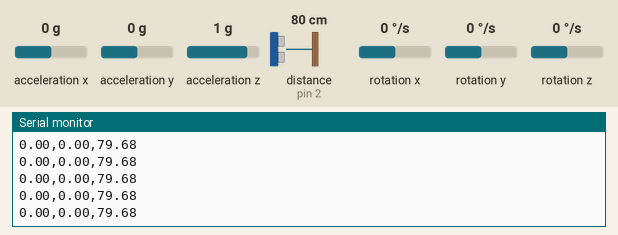
The sketch below on a simulated Arduino Uno, built with avr-gcc and run on an emulated ATmega328P. Shown: the last lines printed to the serial monitor. Wiring (inferred from the names in the program): ultrasonic range finder: trigger pin 13; echo pin 2. The inputs (shaded band) are chosen by the test bench; at power-on: distance to the obstacle (sensor on pin 2) 80 cm, acceleration x 0 g, acceleration y 0 g, acceleration z 1 g, rotation z 0 °/s, rotation x 0 °/s, rotation y 0 °/s. The echo pulse lasts 58.3 µs per cm.

Above: at 4.2 s.
4.3 s: distance to the obstacle (sensor on pin 2) set to 2 cm
At 4.41 s:
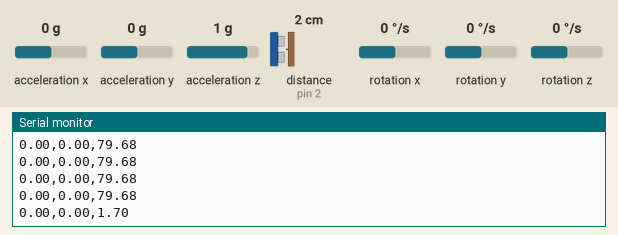
7.3 s: distance to the obstacle (sensor on pin 2) set to 9 cm
At 7.3 s:
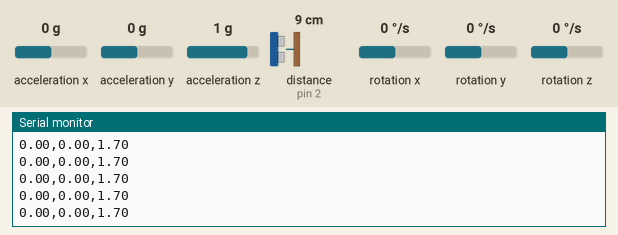
10.3 s: acceleration x set to -1.4 g
At 10.3 s:
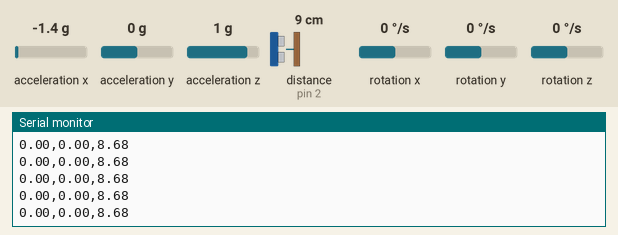
11.8 s: acceleration y set to -1.4 g
At 11.86 s:
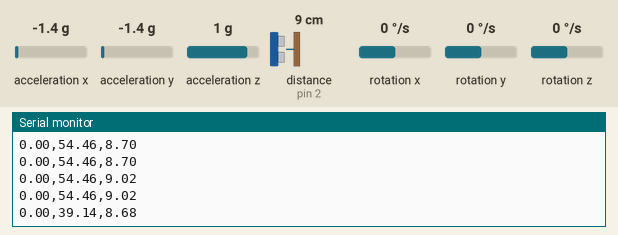
13.3 s: acceleration z set to -1.4 g
At 13.31 s:
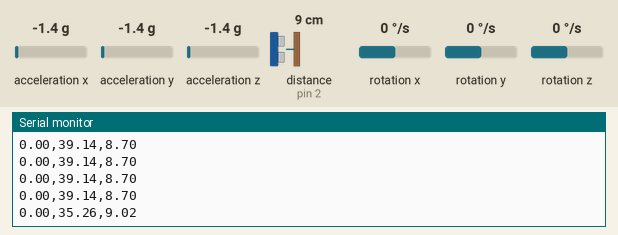
14.8 s: rotation z set to -192 °/s
At 14.87 s:
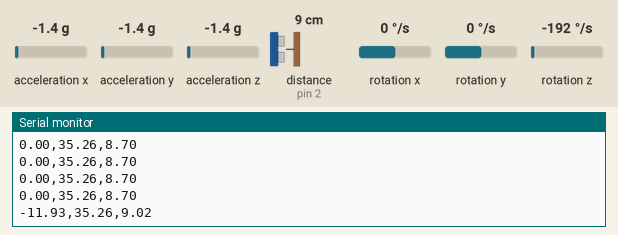
Timing chart, 0 to 17.3 s (numbered marks = the images above; inputs shaded):
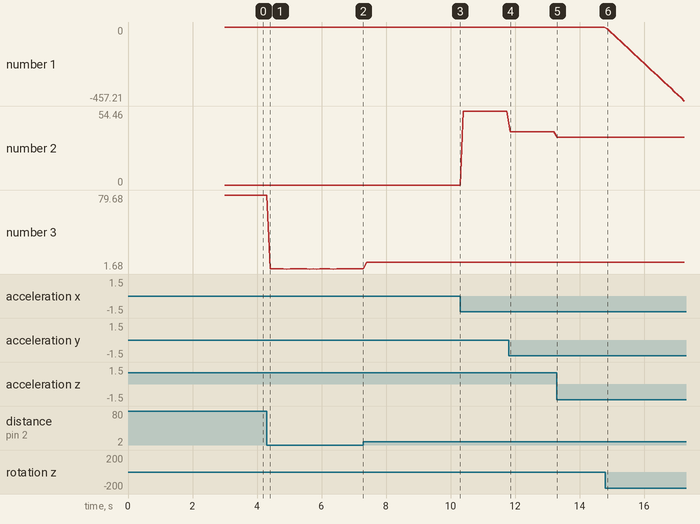

Measured:
- after the input at 4.3 s, the serial monitor: prints a new line after 0.10 s (image 1)
- after the input at 11.8 s, the serial monitor: prints a new line after 0.05 s (image 4)
- after the input at 13.3 s, the serial monitor: prints a new line at once (image 5)
- after the input at 14.8 s, the serial monitor: prints a new line after 0.06 s (image 6)
- plotted number 1: 0 → -457.21 after the input at 14.8 s
- plotted number 2: 0 → 54.46 after the input at 10.3 s, 54.46 → 39.14 after the input at 11.8 s, 39.14 → 35.26 after the input at 13.3 s
- plotted number 3: 79.68 → 1.7 after the input at 4.3 s, 1.7 → 8.68 after the input at 7.3 s, 8.68 → 9.02 after the input at 10.3 s

The sketch:

sonar_3d.ino
```cpp
#include <MPU6050_tockn.h>
#include <Wire.h>
#define trigger 13
#define echo 2

MPU6050 mpu6050(Wire);

long timer = 0;

void setup() {
  pinMode(trigger, OUTPUT);
  pinMode(echo, INPUT);
  Serial.begin(9600);
  Wire.begin();
  mpu6050.begin();
  mpu6050.calcGyroOffsets(true);
  Serial.println('a');
}

void loop() {
  mpu6050.update();

  if(millis() - timer > 100){

    Serial.print(mpu6050.getAngleZ());
    Serial.print(',');

    Serial.print(mpu6050.getAngleY());
    Serial.print(',');

    digitalWrite(trigger, HIGH);
    digitalWrite(trigger, LOW);
    float timeIn = pulseIn(echo, HIGH);
    float distance = timeIn*0.0343*0.5;
    Serial.println(distance);

    timer = millis();


  }

}
```
